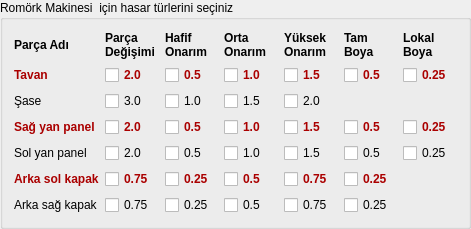
   <widget class="QGroupBox" name="gb_romork">
    <property name="geometry">
     <rect>
      <x>410</x>
      <y>50</y>
      <width>471</width>
      <height>211</height>
     </rect>
    </property>
    <property name="title">
     <string>Romörk Makinesi  için hasar türlerini seçiniz</string>
    </property>
    <layout class="QFormLayout" name="formLayout_5">
     <item row="0" column="0" colspan="2">
      <layout class="QGridLayout" name="romork">
       <item row="0" column="5">
        <widget class="QLabel" name="label_116">
         <property name="styleSheet">
          <string notr="true">font-weight:600; </string>
         </property>
         <property name="text">
          <string>Tam
Boya</string>
         </property>
        </widget>
       </item>
       <item row="6" column="0">
        <widget class="QLabel" name="label_117">
         <property name="text">
          <string>Arka sağ kapak</string>
         </property>
        </widget>
       </item>
       <item row="3" column="3">
        <widget class="QCheckBox" name="checkBox_397">
         <property name="styleSheet">
          <string notr="true">font-weight:600; color:#aa0000</string>
         </property>
         <property name="text">
          <string>1.0</string>
         </property>
        </widget>
       </item>
       <item row="0" column="0">
        <widget class="QLabel" name="label_120">
         <property name="styleSheet">
          <string notr="true">font-weight:600; </string>
         </property>
         <property name="text">
          <string>Parça Adı</string>
         </property>
        </widget>
       </item>
       <item row="1" column="0">
        <widget class="QLabel" name="label_121">
         <property name="styleSheet">
          <string notr="true">font-weight:600; color:#aa0000</string>
         </property>
         <property name="text">
          <string>Tavan</string>
         </property>
        </widget>
       </item>
       <item row="3" column="0">
        <widget class="QLabel" name="label_122">
         <property name="styleSheet">
          <string notr="true">font-weight:600; color:#aa0000</string>
         </property>
         <property name="text">
          <string>Sağ yan panel</string>
         </property>
        </widget>
       </item>
       <item row="5" column="3">
        <widget class="QCheckBox" name="checkBox_365">
         <property name="styleSheet">
          <string notr="true">font-weight:600; color:#aa0000</string>
         </property>
         <property name="text">
          <string>0.5</string>
         </property>
        </widget>
       </item>
       <item row="4" column="4">
        <widget class="QCheckBox" name="checkBox_371">
         <property name="text">
          <string>1.5</string>
         </property>
        </widget>
       </item>
       <item row="2" column="1">
        <widget class="QCheckBox" name="checkBox_372">
         <property name="text">
          <string>3.0</string>
         </property>
        </widget>
       </item>
       <item row="4" column="6">
        <widget class="QCheckBox" name="checkBox_373">
         <property name="text">
          <string>0.25</string>
         </property>
        </widget>
       </item>
       <item row="1" column="5">
        <widget class="QCheckBox" name="checkBox_380">
         <property name="styleSheet">
          <string notr="true">font-weight:600; color:#aa0000</string>
         </property>
         <property name="text">
          <string>0.5</string>
         </property>
        </widget>
       </item>
       <item row="3" column="1">
        <widget class="QCheckBox" name="checkBox_382">
         <property name="styleSheet">
          <string notr="true">font-weight:600; color:#aa0000</string>
         </property>
         <property name="text">
          <string>2.0</string>
         </property>
        </widget>
       </item>
       <item row="4" column="2">
        <widget class="QCheckBox" name="checkBox_385">
         <property name="text">
          <string>0.5</string>
         </property>
        </widget>
       </item>
       <item row="0" column="1">
        <widget class="QLabel" name="label_58">
         <property name="styleSheet">
          <string notr="true">font-weight:600; </string>
         </property>
         <property name="text">
          <string>Parça 
Değişimi</string>
         </property>
         <property name="wordWrap">
          <bool>false</bool>
         </property>
        </widget>
       </item>
       <item row="2" column="4">
        <widget class="QCheckBox" name="checkBox_386">
         <property name="text">
          <string>2.0</string>
         </property>
        </widget>
       </item>
       <item row="0" column="2">
        <widget class="QLabel" name="label_59">
         <property name="styleSheet">
          <string notr="true">font-weight:600; </string>
         </property>
         <property name="text">
          <string>Hafif 
Onarım</string>
         </property>
        </widget>
       </item>
       <item row="3" column="4">
        <widget class="QCheckBox" name="checkBox_198">
         <property name="styleSheet">
          <string notr="true">font-weight:600; color:#aa0000</string>
         </property>
         <property name="text">
          <string>1.5</string>
         </property>
        </widget>
       </item>
       <item row="1" column="3">
        <widget class="QCheckBox" name="checkBox_201">
         <property name="styleSheet">
          <string notr="true">font-weight:600; color:#aa0000</string>
         </property>
         <property name="text">
          <string>1.0</string>
         </property>
        </widget>
       </item>
       <item row="2" column="2">
        <widget class="QCheckBox" name="checkBox_209">
         <property name="text">
          <string>1.0</string>
         </property>
        </widget>
       </item>
       <item row="1" column="6">
        <widget class="QCheckBox" name="checkBox_211">
         <property name="styleSheet">
          <string notr="true">font-weight:600; color:#aa0000</string>
         </property>
         <property name="text">
          <string>0.25</string>
         </property>
        </widget>
       </item>
       <item row="1" column="4">
        <widget class="QCheckBox" name="checkBox_247">
         <property name="styleSheet">
          <string notr="true">font-weight:600; color:#aa0000</string>
         </property>
         <property name="text">
          <string>1.5</string>
         </property>
        </widget>
       </item>
       <item row="4" column="5">
        <widget class="QCheckBox" name="checkBox_388">
         <property name="text">
          <string>0.5</string>
         </property>
        </widget>
       </item>
       <item row="5" column="4">
        <widget class="QCheckBox" name="checkBox_389">
         <property name="styleSheet">
          <string notr="true">font-weight:600; color:#aa0000</string>
         </property>
         <property name="text">
          <string>0.75</string>
         </property>
        </widget>
       </item>
       <item row="2" column="3">
        <widget class="QCheckBox" name="checkBox_390">
         <property name="text">
          <string>1.5</string>
         </property>
        </widget>
       </item>
       <item row="5" column="5">
        <widget class="QCheckBox" name="checkBox_391">
         <property name="styleSheet">
          <string notr="true">font-weight:600; color:#aa0000</string>
         </property>
         <property name="text">
          <string>0.25</string>
         </property>
        </widget>
       </item>
       <item row="4" column="1">
        <widget class="QCheckBox" name="checkBox_398">
         <property name="text">
          <string>2.0</string>
         </property>
        </widget>
       </item>
       <item row="2" column="0">
        <widget class="QLabel" name="label_107">
         <property name="text">
          <string>Şase</string>
         </property>
        </widget>
       </item>
       <item row="5" column="1">
        <widget class="QCheckBox" name="checkBox_399">
         <property name="styleSheet">
          <string notr="true">font-weight:600; color:#aa0000</string>
         </property>
         <property name="text">
          <string>0.75</string>
         </property>
        </widget>
       </item>
       <item row="0" column="4">
        <widget class="QLabel" name="label_123">
         <property name="styleSheet">
          <string notr="true">font-weight:600; </string>
         </property>
         <property name="text">
          <string>Yüksek
Onarım</string>
         </property>
        </widget>
       </item>
       <item row="0" column="3">
        <widget class="QLabel" name="label_124">
         <property name="styleSheet">
          <string notr="true">font-weight:600; </string>
         </property>
         <property name="text">
          <string>Orta 
Onarım</string>
         </property>
        </widget>
       </item>
       <item row="5" column="2">
        <widget class="QCheckBox" name="checkBox_400">
         <property name="styleSheet">
          <string notr="true">font-weight:600; color:#aa0000</string>
         </property>
         <property name="text">
          <string>0.25</string>
         </property>
        </widget>
       </item>
       <item row="3" column="2">
        <widget class="QCheckBox" name="checkBox_401">
         <property name="styleSheet">
          <string notr="true">font-weight:600; color:#aa0000</string>
         </property>
         <property name="text">
          <string>0.5</string>
         </property>
        </widget>
       </item>
       <item row="4" column="3">
        <widget class="QCheckBox" name="checkBox_402">
         <property name="text">
          <string>1.0</string>
         </property>
        </widget>
       </item>
       <item row="0" column="6">
        <widget class="QLabel" name="label_125">
         <property name="styleSheet">
          <string notr="true">font-weight:600; </string>
         </property>
         <property name="text">
          <string>Lokal 
Boya</string>
         </property>
        </widget>
       </item>
       <item row="1" column="1">
        <widget class="QCheckBox" name="checkBox_403">
         <property name="toolTip">
          <string/>
         </property>
         <property name="autoFillBackground">
          <bool>false</bool>
         </property>
         <property name="styleSheet">
          <string notr="true">font-weight:600; color:#aa0000;</string>
         </property>
         <property name="text">
          <string>2.0</string>
         </property>
        </widget>
       </item>
       <item row="6" column="3">
        <widget class="QCheckBox" name="checkBox_331">
         <property name="text">
          <string>0.5</string>
         </property>
        </widget>
       </item>
       <item row="6" column="5">
        <widget class="QCheckBox" name="checkBox_333">
         <property name="text">
          <string>0.25</string>
         </property>
        </widget>
       </item>
       <item row="6" column="1">
        <widget class="QCheckBox" name="checkBox_346">
         <property name="text">
          <string>0.75</string>
         </property>
        </widget>
       </item>
       <item row="6" column="4">
        <widget class="QCheckBox" name="checkBox_347">
         <property name="text">
          <string>0.75</string>
         </property>
        </widget>
       </item>
       <item row="6" column="2">
        <widget class="QCheckBox" name="checkBox_348">
         <property name="text">
          <string>0.25</string>
         </property>
        </widget>
       </item>
       <item row="1" column="2">
        <widget class="QCheckBox" name="checkBox_350">
         <property name="styleSheet">
          <string notr="true">font-weight:600; color:#aa0000;</string>
         </property>
         <property name="text">
          <string>0.5</string>
         </property>
        </widget>
       </item>
       <item row="5" column="0">
        <widget class="QLabel" name="label_82">
         <property name="styleSheet">
          <string notr="true">font-weight:600; color:#aa0000</string>
         </property>
         <property name="text">
          <string>Arka sol kapak</string>
         </property>
        </widget>
       </item>
       <item row="4" column="0">
        <widget class="QLabel" name="label_83">
         <property name="text">
          <string>Sol yan panel</string>
         </property>
        </widget>
       </item>
       <item row="3" column="5">
        <widget class="QCheckBox" name="checkBox_381">
         <property name="styleSheet">
          <string notr="true">font-weight:600; color:#aa0000</string>
         </property>
         <property name="text">
          <string>0.5</string>
         </property>
        </widget>
       </item>
       <item row="3" column="6">
        <widget class="QCheckBox" name="checkBox_351">
         <property name="styleSheet">
          <string notr="true">font-weight:600; color:#aa0000</string>
         </property>
         <property name="text">
          <string>0.25</string>
         </property>
        </widget>
       </item>
      </layout>
     </item>
    </layout>
   </widget>
